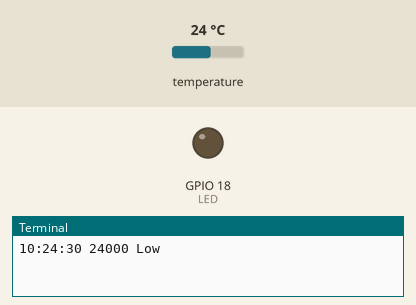
Simulated run of this program. Board: Raspberry Pi (BCM pin numbers). Parts: output pins drawn as LEDs (lit = HIGH), the last lines printed to the terminal. The test bench sets the inputs (shaded band); at power-on: temperature 24 °C. The clock reads 2024-03-15 10:24:30 at power-on unless the program sets it.

Above: at 1.2 s.
1.3 s: temperature set to 26.2 °C
3.2 s: temperature set to 27.4 °C
At 4.3 s:
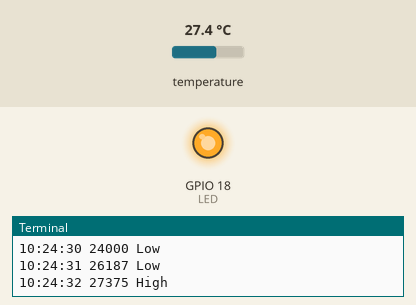
5.0 s: temperature set to 12 °C
At 6.3 s:
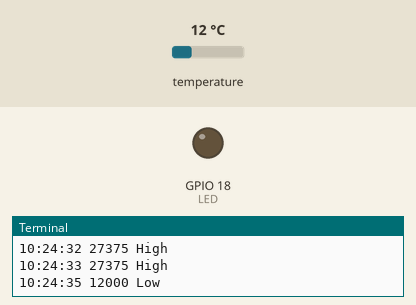
7.2 s: temperature set to 28 °C
At 9.5 s:
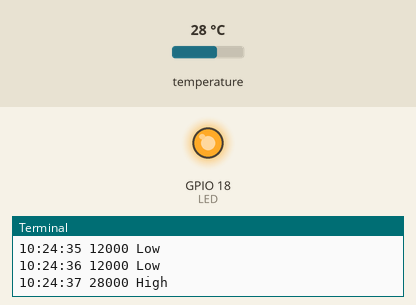
Timing chart, 0 to 10.7 s (numbered marks = the images above; inputs shaded):
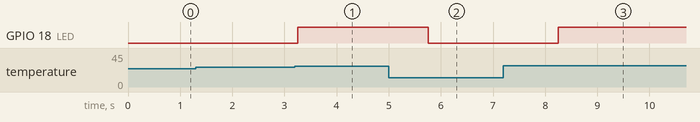

The program:

thermometer.py
```python
#!/usr/bin/env python3
import RPi.GPIO as GPIO
import time
import datetime as dt
import re

# GPIOの定義
LED = 18

# GPIOの設定
GPIO.setmode(GPIO.BCM)
GPIO.setup(LED, GPIO.OUT)

def get_temp(path):
        f = open(path,'r')
        data = f.readlines()
        f.close
        for str in data:
            temp = re.search('t=(?P<value>[0-9]{5})',str)
            if temp:
                r_value = temp.group('value')
        return(r_value)

if __name__ == '__main__':
    # 温度センサの情報
    tmeter_path = '/sys/bus/w1/devices/28-0000086d6a14/w1_slave'

    try:
        o_status = "Low"
        n_status = "Low"
        GPIO.output(LED,GPIO.LOW)
        while True:
            today = dt.datetime.now()
            # 温度計測
            t_value = get_temp(tmeter_path)
            if int(t_value) >= 27000:
                n_status = "High"
            else:
                n_status = "Low"
            # LED点灯/消灯判定
            if o_status == n_status:
                pass
            else:
                if n_status == "High":
                    GPIO.output(LED,GPIO.HIGH)
                else:
                    GPIO.output(LED,GPIO.LOW)
                o_status = n_status
            # 処理結果出力
            print(today.strftime("%H:%M:%S"),t_value,o_status)
            time.sleep(0.5)
    except:
        GPIO.cleanup()
```

Measured:
- the behaviour switches between 26.9 and 27 °C on temperature (found by bisection; images 0 and 1)
- after the input at 3.2 s, GPIO 18 (LED): LOW → HIGH after 0.05 s
- after the input at 5.0 s, GPIO 18 (LED): HIGH → LOW after 0.75 s
- after the input at 7.2 s, GPIO 18 (LED): LOW → HIGH after 1.1 s
